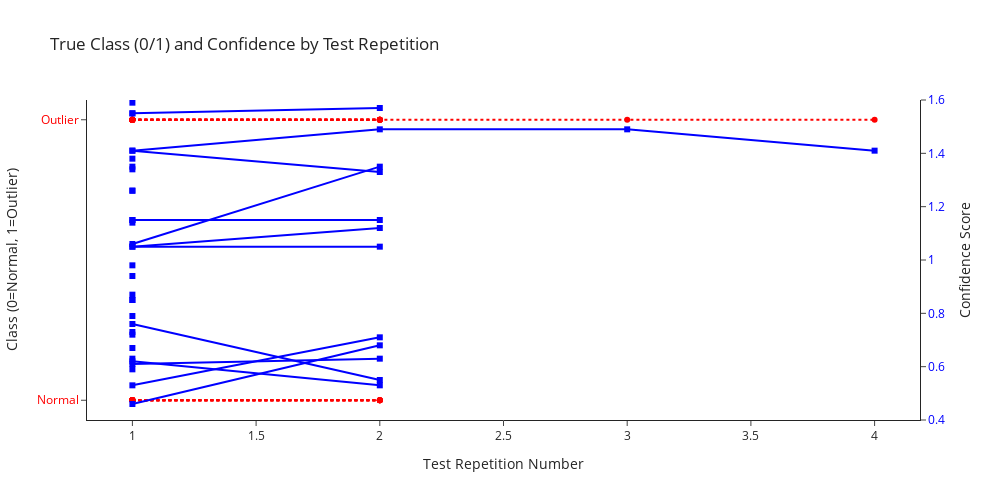

Source (notebook cell):
### Code cell
import plotly.graph_objects as go

fig = go.Figure()

for i in range(len(true_classes)):
    current_index = true_classes.index[i]
    this_group_in_summary = routine_summary[routine_summary["index"] == current_index]
    print("this Index: ", current_index, " and group: ", this_group_in_summary)
    if this_group_in_summary.empty:
        continue

    # X axis is repetition count: 1, 2, ..., N
    x_vals = list(range(1, len(this_group_in_summary) + 1))

    # Map 'class' to 0/1
    y1 = this_group_in_summary["class"].map({"normal": 0, "outlier": 1}).tolist()
    y2 = this_group_in_summary["confidence"].tolist()

    # Class trace (left Y axis)
    fig.add_trace(go.Scatter(
        x=x_vals,
        y=y1,
        mode="lines+markers",
        yaxis="y1",
        marker=dict(symbol="circle", color="red"),
        line=dict(dash="dot"),
        hovertext=this_group_in_summary["class"],
        hoverinfo="text"
    ))

    # Confidence trace (right Y axis)
    fig.add_trace(go.Scatter(
        x=x_vals,
        y=y2,
        mode="lines+markers",
        yaxis="y2",
        marker=dict(symbol="square", color="blue"),
        line=dict(dash="solid"),
        hovertemplate="Confidence: %{y}<extra></extra>"
    ))

# Layout setup
fig.update_layout(
    title="True Class (0/1) and Confidence by Test Repetition",
    xaxis=dict(title="Test Repetition Number"),
    yaxis=dict(
        title="Class (0=Normal, 1=Outlier)",
        tickvals=[0, 1],
        ticktext=["Normal", "Outlier"],
        tickfont=dict(color="red")
    ),
    yaxis2=dict(
        title="Confidence Score",
        overlaying="y",
        side="right",
        range=[0.4, 1.6],
        tickfont=dict(color="blue")
    ),
    template="simple_white",
    height=500,
    width=1000,
    legend=dict(
        x=0.5,
        y=1.1,
        xanchor="center",
        yanchor="top",
        orientation="h"
    ),
    showlegend = False
)

fig.show()

### Figure 1 — Plotly figure (JSON) as saved in the notebook; plotly's stock layout.template omitted (floating-point values rounded to 4 significant figures)
{"data": [{"hoverinfo": "text", "hovertext": ["outlier"], "line": {"dash": "dot"}, "marker": {"color": "red", "symbol": "circle"}, "mode": "lines+markers", "type": "scatter", "x": [1], "y": [1], "yaxis": "y"}, {"hovertemplate": "Confidence: %{y}<extra></extra>", "line": {"dash": "solid"}, "marker": {"color": "blue", "symbol": "square"}, "mode": "lines+markers", "type": "scatter", "x": [1], "y": [1.35], "yaxis": "y2"}, {"hoverinfo": "text", "hovertext": ["normal", "normal"], "line": {"dash": "dot"}, "marker": {"color": "red", "symbol": "circle"}, "mode": "lines+markers", "type": "scatter", "x": [1, 2], "y": [0, 0], "yaxis": "y"}, {"hovertemplate": "Confidence: %{y}<extra></extra>", "line": {"dash": "solid"}, "marker": {"color": "blue", "symbol": "square"}, "mode": "lines+markers", "type": "scatter", "x": [1, 2], "y": [0.62, 0.53], "yaxis": "y2"}, {"hoverinfo": "text", "hovertext": ["normal", "normal"], "line": {"dash": "dot"}, "marker": {"color": "red", "symbol": "circle"}, "mode": "lines+markers", "type": "scatter", "x": [1, 2], "y": [0, 0], "yaxis": "y"}, {"hovertemplate": "Confidence: %{y}<extra></extra>", "line": {"dash": "solid"}, "marker": {"color": "blue", "symbol": "square"}, "mode": "lines+markers", "type": "scatter", "x": [1, 2], "y": [-0.28, -0.28], "yaxis": "y2"}, {"hoverinfo": "text", "hovertext": ["normal"], "line": {"dash": "dot"}, "marker": {"color": "red", "symbol": "circle"}, "mode": "lines+markers", "type": "scatter", "x": [1], "y": [0], "yaxis": "y"}, {"hovertemplate": "Confidence: %{y}<extra></extra>", "line": {"dash": "solid"}, "marker": {"color": "blue", "symbol": "square"}, "mode": "lines+markers", "type": "scatter", "x": [1], "y": [0.67], "yaxis": "y2"}, {"hoverinfo": "text", "hovertext": ["outlier", "outlier"], "line": {"dash": "dot"}, "marker": {"color": "red", "symbol": "circle"}, "mode": "lines+markers", "type": "scatter", "x": [1, 2], "y": [1, 1], "yaxis": "y"}, {"hovertemplate": "Confidence: %{y}<extra></extra>", "line": {"dash": "solid"}, "marker": {"color": "blue", "symbol": "square"}, "mode": "lines+markers", "type": "scatter", "x": [1, 2], "y": [1.06, 1.35], "yaxis": "y2"}, {"hoverinfo": "text", "hovertext": ["normal", "normal"], "line": {"dash": "dot"}, "marker": {"color": "red", "symbol": "circle"}, "mode": "lines+markers", "type": "scatter", "x": [1, 2], "y": [0, 0], "yaxis": "y"}, {"hovertemplate": "Confidence: %{y}<extra></extra>", "line": {"dash": "solid"}, "marker": {"color": "blue", "symbol": "square"}, "mode": "lines+markers", "type": "scatter", "x": [1, 2], "y": [0.76, 0.55], "yaxis": "y2"}, {"hoverinfo": "text", "hovertext": ["normal"], "line": {"dash": "dot"}, "marker": {"color": "red", "symbol": "circle"}, "mode": "lines+markers", "type": "scatter", "x": [1], "y": [0], "yaxis": "y"}, {"hovertemplate": "Confidence: %{y}<extra></extra>", "line": {"dash": "solid"}, "marker": {"color": "blue", "symbol": "square"}, "mode": "lines+markers", "type": "scatter", "x": [1], "y": [0.85], "yaxis": "y2"}, {"hoverinfo": "text", "hovertext": ["normal", "normal"], "line": {"dash": "dot"}, "marker": {"color": "red", "symbol": "circle"}, "mode": "lines+markers", "type": "scatter", "x": [1, 2], "y": [0, 0], "yaxis": "y"}, {"hovertemplate": "Confidence: %{y}<extra></extra>", "line": {"dash": "solid"}, "marker": {"color": "blue", "symbol": "square"}, "mode": "lines+markers", "type": "scatter", "x": [1, 2], "y": [0.46, 0.68], "yaxis": "y2"}, {"hoverinfo": "text", "hovertext": ["normal"], "line": {"dash": "dot"}, "marker": {"color": "red", "symbol": "circle"}, "mode": "lines+markers", "type": "scatter", "x": [1], "y": [0], "yaxis": "y"}, {"hovertemplate": "Confidence: %{y}<extra></extra>", "line": {"dash": "solid"}, "marker": {"color": "blue", "symbol": "square"}, "mode": "lines+markers", "type": "scatter", "x": [1], "y": [0.79], "yaxis": "y2"}, {"hoverinfo": "text", "hovertext": ["normal"], "line": {"dash": "dot"}, "marker": {"color": "red", "symbol": "circle"}, "mode": "lines+markers", "type": "scatter", "x": [1], "y": [0], "yaxis": "y"}, {"hovertemplate": "Confidence: %{y}<extra></extra>", "line": {"dash": "solid"}, "marker": {"color": "blue", "symbol": "square"}, "mode": "lines+markers", "type": "scatter", "x": [1], "y": [0.85], "yaxis": "y2"}, {"hoverinfo": "text", "hovertext": ["normal"], "line": {"dash": "dot"}, "marker": {"color": "red", "symbol": "circle"}, "mode": "lines+markers", "type": "scatter", "x": [1], "y": [0], "yaxis": "y"}, {"hovertemplate": "Confidence: %{y}<extra></extra>", "line": {"dash": "solid"}, "marker": {"color": "blue", "symbol": "square"}, "mode": "lines+markers", "type": "scatter", "x": [1], "y": [0.34], "yaxis": "y2"}, {"hoverinfo": "text", "hovertext": ["normal"], "line": {"dash": "dot"}, "marker": {"color": "red", "symbol": "circle"}, "mode": "lines+markers", "type": "scatter", "x": [1], "y": [0], "yaxis": "y"}, {"hovertemplate": "Confidence: %{y}<extra></extra>", "line": {"dash": "solid"}, "marker": {"color": "blue", "symbol": "square"}, "mode": "lines+markers", "type": "scatter", "x": [1], "y": [0.59], "yaxis": "y2"}, {"hoverinfo": "text", "hovertext": ["normal"], "line": {"dash": "dot"}, "marker": {"color": "red", "symbol": "circle"}, "mode": "lines+markers", "type": "scatter", "x": [1], "y": [0], "yaxis": "y"}, {"hovertemplate": "Confidence: %{y}<extra></extra>", "line": {"dash": "solid"}, "marker": {"color": "blue", "symbol": "square"}, "mode": "lines+markers", "type": "scatter", "x": [1], "y": [0.98], "yaxis": "y2"}, {"hoverinfo": "text", "hovertext": ["outlier"], "line": {"dash": "dot"}, "marker": {"color": "red", "symbol": "circle"}, "mode": "lines+markers", "type": "scatter", "x": [1], "y": [1], "yaxis": "y"}, {"hovertemplate": "Confidence: %{y}<extra></extra>", "line": {"dash": "solid"}, "marker": {"color": "blue", "symbol": "square"}, "mode": "lines+markers", "type": "scatter", "x": [1], "y": [1.26], "yaxis": "y2"}, {"hoverinfo": "text", "hovertext": ["normal"], "line": {"dash": "dot"}, "marker": {"color": "red", "symbol": "circle"}, "mode": "lines+markers", "type": "scatter", "x": [1], "y": [0], "yaxis": "y"}, {"hovertemplate": "Confidence: %{y}<extra></extra>", "line": {"dash": "solid"}, "marker": {"color": "blue", "symbol": "square"}, "mode": "lines+markers", "type": "scatter", "x": [1], "y": [0.72], "yaxis": "y2"}, {"hoverinfo": "text", "hovertext": ["outlier", "outlier"], "line": {"dash": "dot"}, "marker": {"color": "red", "symbol": "circle"}, "mode": "lines+markers", "type": "scatter", "x": [1, 2], "y": [1, 1], "yaxis": "y"}, {"hovertemplate": "Confidence: %{y}<extra></extra>", "line": {"dash": "solid"}, "marker": {"color": "blue", "symbol": "square"}, "mode": "lines+markers", "type": "scatter", "x": [1, 2], "y": [1.05, 1.12], "yaxis": "y2"}, {"hoverinfo": "text", "hovertext": ["outlier"], "line": {"dash": "dot"}, "marker": {"color": "red", "symbol": "circle"}, "mode": "lines+markers", "type": "scatter", "x": [1], "y": [1], "yaxis": "y"}, {"hovertemplate": "Confidence: %{y}<extra></extra>", "line": {"dash": "solid"}, "marker": {"color": "blue", "symbol": "square"}, "mode": "lines+markers", "type": "scatter", "x": [1], "y": [1.15], "yaxis": "y2"}, {"hoverinfo": "text", "hovertext": ["outlier", "outlier"], "line": {"dash": "dot"}, "marker": {"color": "red", "symbol": "circle"}, "mode": "lines+markers", "type": "scatter", "x": [1, 2], "y": [1, 1], "yaxis": "y"}, {"hovertemplate": "Confidence: %{y}<extra></extra>", "line": {"dash": "solid"}, "marker": {"color": "blue", "symbol": "square"}, "mode": "lines+markers", "type": "scatter", "x": [1, 2], "y": [1.15, 1.15], "yaxis": "y2"}, {"hoverinfo": "text", "hovertext": ["normal"], "line": {"dash": "dot"}, "marker": {"color": "red", "symbol": "circle"}, "mode": "lines+markers", "type": "scatter", "x": [1], "y": [0], "yaxis": "y"}, {"hovertemplate": "Confidence: %{y}<extra></extra>", "line": {"dash": "solid"}, "marker": {"color": "blue", "symbol": "square"}, "mode": "lines+markers", "type": "scatter", "x": [1], "y": [0.94], "yaxis": "y2"}, {"hoverinfo": "text", "hovertext": ["normal"], "line": {"dash": "dot"}, "marker": {"color": "red", "symbol": "circle"}, "mode": "lines+markers", "type": "scatter", "x": [1], "y": [0], "yaxis": "y"}, {"hovertemplate": "Confidence: %{y}<extra></extra>", "line": {"dash": "solid"}, "marker": {"color": "blue", "symbol": "square"}, "mode": "lines+markers", "type": "scatter", "x": [1], "y": [0.63], "yaxis": "y2"}, {"hoverinfo": "text", "hovertext": ["normal"], "line": {"dash": "dot"}, "marker": {"color": "red", "symbol": "circle"}, "mode": "lines+markers", "type": "scatter", "x": [1], "y": [0], "yaxis": "y"}, {"hovertemplate": "Confidence: %{y}<extra></extra>", "line": {"dash": "solid"}, "marker": {"color": "blue", "symbol": "square"}, "mode": "lines+markers", "type": "scatter", "x": [1], "y": [0.73], "yaxis": "y2"}, {"hoverinfo": "text", "hovertext": ["outlier"], "line": {"dash": "dot"}, "marker": {"color": "red", "symbol": "circle"}, "mode": "lines+markers", "type": "scatter", "x": [1], "y": [1], "yaxis": "y"}, {"hovertemplate": "Confidence: %{y}<extra></extra>", "line": {"dash": "solid"}, "marker": {"color": "blue", "symbol": "square"}, "mode": "lines+markers", "type": "scatter", "x": [1], "y": [1.34], "yaxis": "y2"}, {"hoverinfo": "text", "hovertext": ["outlier"], "line": {"dash": "dot"}, "marker": {"color": "red", "symbol": "circle"}, "mode": "lines+markers", "type": "scatter", "x": [1], "y": [1], "yaxis": "y"}, {"hovertemplate": "Confidence: %{y}<extra></extra>", "line": {"dash": "solid"}, "marker": {"color": "blue", "symbol": "square"}, "mode": "lines+markers", "type": "scatter", "x": [1], "y": [1.55], "yaxis": "y2"}, {"hoverinfo": "text", "hovertext": ["outlier"], "line": {"dash": "dot"}, "marker": {"color": "red", "symbol": "circle"}, "mode": "lines+markers", "type": "scatter", "x": [1], "y": [1], "yaxis": "y"}, {"hovertemplate": "Confidence: %{y}<extra></extra>", "line": {"dash": "solid"}, "marker": {"color": "blue", "symbol": "square"}, "mode": "lines+markers", "type": "scatter", "x": [1], "y": [1.67], "yaxis": "y2"}, {"hoverinfo": "text", "hovertext": ["outlier", "outlier"], "line": {"dash": "dot"}, "marker": {"color": "red", "symbol": "circle"}, "mode": "lines+markers", "type": "scatter", "x": [1, 2], "y": [1, 1], "yaxis": "y"}, {"hovertemplate": "Confidence: %{y}<extra></extra>", "line": {"dash": "solid"}, "marker": {"color": "blue", "symbol": "square"}, "mode": "lines+markers", "type": "scatter", "x": [1, 2], "y": [1.41, 1.33], "yaxis": "y2"}, {"hoverinfo": "text", "hovertext": ["outlier"], "line": {"dash": "dot"}, "marker": {"color": "red", "symbol": "circle"}, "mode": "lines+markers", "type": "scatter", "x": [1], "y": [1], "yaxis": "y"}, {"hovertemplate": "Confidence: %{y}<extra></extra>", "line": {"dash": "solid"}, "marker": {"color": "blue", "symbol": "square"}, "mode": "lines+markers", "type": "scatter", "x": [1], "y": [1.64], "yaxis": "y2"}, {"hoverinfo": "text", "hovertext": ["outlier"], "line": {"dash": "dot"}, "marker": {"color": "red", "symbol": "circle"}, "mode": "lines+markers", "type": "scatter", "x": [1], "y": [1], "yaxis": "y"}, {"hovertemplate": "Confidence: %{y}<extra></extra>", "line": {"dash": "solid"}, "marker": {"color": "blue", "symbol": "square"}, "mode": "lines+markers", "type": "scatter", "x": [1], "y": [1.59], "yaxis": "y2"}, {"hoverinfo": "text", "hovertext": ["outlier", "outlier"], "line": {"dash": "dot"}, "marker": {"color": "red", "symbol": "circle"}, "mode": "lines+markers", "type": "scatter", "x": [1, 2], "y": [1, 1], "yaxis": "y"}, {"hovertemplate": "Confidence: %{y}<extra></extra>", "line": {"dash": "solid"}, "marker": {"color": "blue", "symbol": "square"}, "mode": "lines+markers", "type": "scatter", "x": [1, 2], "y": [1.55, 1.57], "yaxis": "y2"}, {"hoverinfo": "text", "hovertext": ["outlier", "outlier", "outlier", "outlier"], "line": {"dash": "dot"}, "marker": {"color": "red", "symbol": "circle"}, "mode": "lines+markers", "type": "scatter", "x": [1, 2, 3, 4], "y": [1, 1, 1, 1], "yaxis": "y"}, {"hovertemplate": "Confidence: %{y}<extra></extra>", "line": {"dash": "solid"}, "marker": {"color": "blue", "symbol": "square"}, "mode": "lines+markers", "type": "scatter", "x": [1, 2, 3, 4], "y": [1.41, 1.49, 1.49, 1.41], "yaxis": "y2"}, {"hoverinfo": "text", "hovertext": ["normal"], "line": {"dash": "dot"}, "marker": {"color": "red", "symbol": "circle"}, "mode": "lines+markers", "type": "scatter", "x": [1], "y": [0], "yaxis": "y"}, {"hovertemplate": "Confidence: %{y}<extra></extra>", "line": {"dash": "solid"}, "marker": {"color": "blue", "symbol": "square"}, "mode": "lines+markers", "type": "scatter", "x": [1], "y": [0.87], "yaxis": "y2"}, {"hoverinfo": "text", "hovertext": ["normal", "normal"], "line": {"dash": "dot"}, "marker": {"color": "red", "symbol": "circle"}, "mode": "lines+markers", "type": "scatter", "x": [1, 2], "y": [0, 0], "yaxis": "y"}, {"hovertemplate": "Confidence: %{y}<extra></extra>", "line": {"dash": "solid"}, "marker": {"color": "blue", "symbol": "square"}, "mode": "lines+markers", "type": "scatter", "x": [1, 2], "y": [0.61, 0.63], "yaxis": "y2"}, {"hoverinfo": "text", "hovertext": ["normal", "normal"], "line": {"dash": "dot"}, "marker": {"color": "red", "symbol": "circle"}, "mode": "lines+markers", "type": "scatter", "x": [1, 2], "y": [0, 0], "yaxis": "y"}, {"hovertemplate": "Confidence: %{y}<extra></extra>", "line": {"dash": "solid"}, "marker": {"color": "blue", "symbol": "square"}, "mode": "lines+markers", "type": "scatter", "x": [1, 2], "y": [0.53, 0.71], "yaxis": "y2"}, {"hoverinfo": "text", "hovertext": ["outlier"], "line": {"dash": "dot"}, "marker": {"color": "red", "symbol": "circle"}, "mode": "lines+markers", "type": "scatter", "x": [1], "y": [1], "yaxis": "y"}, {"hovertemplate": "Confidence: %{y}<extra></extra>", "line": {"dash": "solid"}, "marker": {"color": "blue", "symbol": "square"}, "mode": "lines+markers", "type": "scatter", "x": [1], "y": [1.14], "yaxis": "y2"}, {"hoverinfo": "text", "hovertext": ["outlier"], "line": {"dash": "dot"}, "marker": {"color": "red", "symbol": "circle"}, "mode": "lines+markers", "type": "scatter", "x": [1], "y": [1], "yaxis": "y"}, {"hovertemplate": "Confidence: %{y}<extra></extra>", "line": {"dash": "solid"}, "marker": {"color": "blue", "symbol": "square"}, "mode": "lines+markers", "type": "scatter", "x": [1], "y": [1.38], "yaxis": "y2"}, {"hoverinfo": "text", "hovertext": ["outlier", "outlier"], "line": {"dash": "dot"}, "marker": {"color": "red", "symbol": "circle"}, "mode": "lines+markers", "type": "scatter", "x": [1, 2], "y": [1, 1], "yaxis": "y"}, {"hovertemplate": "Confidence: %{y}<extra></extra>", "line": {"dash": "solid"}, "marker": {"color": "blue", "symbol": "square"}, "mode": "lines+markers", "type": "scatter", "x": [1, 2], "y": [1.05, 1.05], "yaxis": "y2"}, {"hoverinfo": "text", "hovertext": ["outlier"], "line": {"dash": "dot"}, "marker": {"color": "red", "symbol": "circle"}, "mode": "lines+markers", "type": "scatter", "x": [1], "y": [1], "yaxis": "y"}, {"hovertemplate": "Confidence: %{y}<extra></extra>", "line": {"dash": "solid"}, "marker": {"color": "blue", "symbol": "square"}, "mode": "lines+markers", "type": "scatter", "x": [1], "y": [1.26], "yaxis": "y2"}], "layout": {"height": 500, "legend": {"orientation": "h", "x": 0.5, "xanchor": "center", "y": 1.1, "yanchor": "top"}, "showlegend": false, "title": {"text": "True Class (0/1) and Confidence by Test Repetition"}, "width": 1000, "xaxis": {"title": {"text": "Test Repetition Number"}}, "yaxis": {"tickfont": {"color": "red"}, "ticktext": ["Normal", "Outlier"], "tickvals": [0, 1], "title": {"text": "Class (0=Normal, 1=Outlier)"}}, "yaxis2": {"overlaying": "y", "range": [0.4, 1.6], "side": "right", "tickfont": {"color": "blue"}, "title": {"text": "Confidence Score"}}}}
